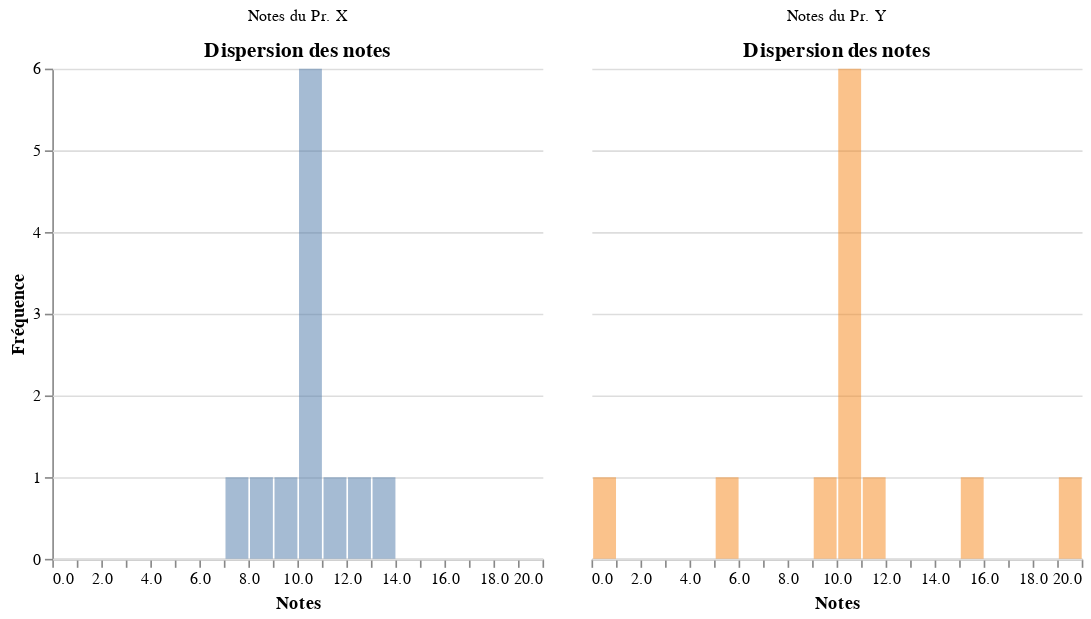

Notebook source saved alongside this figure:
### Code cell
df = pd.DataFrame(data)

# Transformation des données pour Altair (melt)
df_melt = df.melt(id_vars=["Etudiants"], var_name="Professeur", value_name="Notes")

# Créer le graphique avec Altair
g = alt.Chart(df_melt).mark_bar(opacity=0.5).encode(
    x=alt.X('Notes:Q', bin=alt.Bin(step=1), title='Notes'),
    y=alt.Y('count()', title='Fréquence'),
    color=alt.Color('Professeur:N', legend=None),  # Retire la légende pour la couleur
    fill=alt.Fill('Professeur:N', legend=None)     # Retire la légende pour le remplissage
).properties(
    title='Dispersion des notes',
    width=300,
    height=300
).facet(
    column=alt.Column('Professeur:N', header=alt.Header(title=''))
).configure_facet(
    spacing=30  # Ajuste l'espacement entre les facettes
).configure_view(
    stroke=None  # Supprime les bordures autour des graphiques
)
g

### Figure 1 — Vega-Lite specification as saved in the notebook (floating-point values rounded to 4 significant figures)
{"config": {"view": {"continuousWidth": 300, "continuousHeight": 300, "stroke": null}, "facet": {"spacing": 30}}, "data": {"name": "data-a2c70e83ef05d58df9b812b178db5e57"}, "facet": {"column": {"field": "Professeur", "header": {"title": ""}, "type": "nominal"}}, "spec": {"mark": {"type": "bar", "opacity": 0.5}, "encoding": {"color": {"field": "Professeur", "legend": null, "type": "nominal"}, "fill": {"field": "Professeur", "legend": null, "type": "nominal"}, "x": {"bin": {"step": 1}, "field": "Notes", "title": "Notes", "type": "quantitative"}, "y": {"aggregate": "count", "title": "Fréquence", "type": "quantitative"}}, "height": 300, "title": "Dispersion des notes", "width": 300}, "$schema": "https://vega.github.io/schema/vega-lite/v5.20.1.json", "datasets": {"data-a2c70e83ef05d58df9b812b178db5e57": [{"Etudiants": "A", "Professeur": "Notes du Pr. X", "Notes": 7}, {"Etudiants": "B", "Professeur": "Notes du Pr. X", "Notes": 8}, {"Etudiants": "C", "Professeur": "Notes du Pr. X", "Notes": 9}, {"Etudiants": "D", "Professeur": "Notes du Pr. X", "Notes": 10}, {"Etudiants": "E", "Professeur": "Notes du Pr. X", "Notes": 10}, {"Etudiants": "F", "Professeur": "Notes du Pr. X", "Notes": 10}, {"Etudiants": "G", "Professeur": "Notes du Pr. X", "Notes": 11}, {"Etudiants": "H", "Professeur": "Notes du Pr. X", "Notes": 12}, {"Etudiants": "I", "Professeur": "Notes du Pr. X", "Notes": 13}, {"Etudiants": "Mode", "Professeur": "Notes du Pr. X", "Notes": 10}, {"Etudiants": "Moyenne", "Professeur": "Notes du Pr. X", "Notes": 10}, {"Etudiants": "Médiane", "Professeur": "Notes du Pr. X", "Notes": 10}, {"Etudiants": "A", "Professeur": "Notes du Pr. Y", "Notes": 0}, {"Etudiants": "B", "Professeur": "Notes du Pr. Y", "Notes": 5}, {"Etudiants": "C", "Professeur": "Notes du Pr. Y", "Notes": 9}, {"Etudiants": "D", "Professeur": "Notes du Pr. Y", "Notes": 10}, {"Etudiants": "E", "Professeur": "Notes du Pr. Y", "Notes": 10}, {"Etudiants": "F", "Professeur": "Notes du Pr. Y", "Notes": 10}, {"Etudiants": "G", "Professeur": "Notes du Pr. Y", "Notes": 11}, {"Etudiants": "H", "Professeur": "Notes du Pr. Y", "Notes": 15}, {"Etudiants": "I", "Professeur": "Notes du Pr. Y", "Notes": 20}, {"Etudiants": "Mode", "Professeur": "Notes du Pr. Y", "Notes": 10}, {"Etudiants": "Moyenne", "Professeur": "Notes du Pr. Y", "Notes": 10}, {"Etudiants": "Médiane", "Professeur": "Notes du Pr. Y", "Notes": 10}]}}
